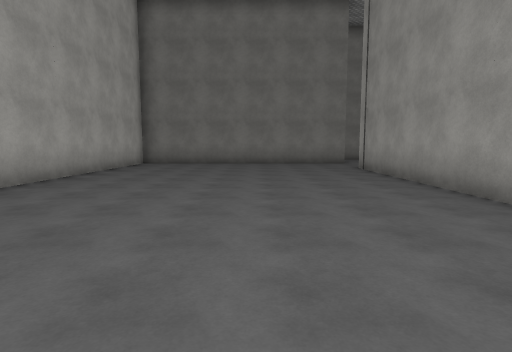
View 1 (above)

19 first-person views from a walk through a 3-D level made in the Unity game engine. The camera is 1.5 m above the floor, tilts 6° down and sees 80° across. The floor is counted in squares, 2 m on a side. Each view is taken from the middle of a square. On the plan, view 1 faces up. The plan holds only what a view shows up to about 10 squares ahead; the rest is blank. The place goes on beyond the plan. The player character is not drawn. Surface patterns are stand-ins for the level's own textures.

View 2
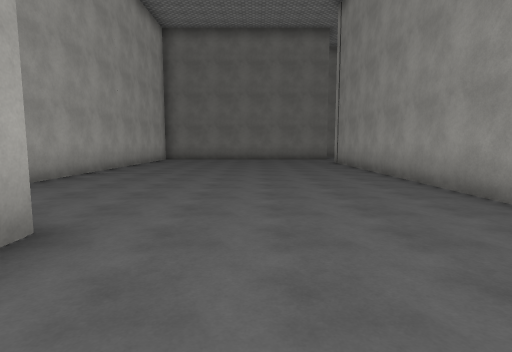

View 3
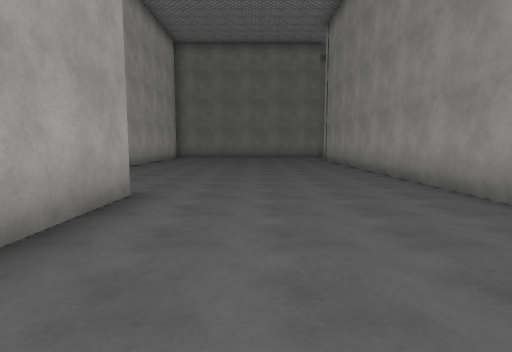

View 4
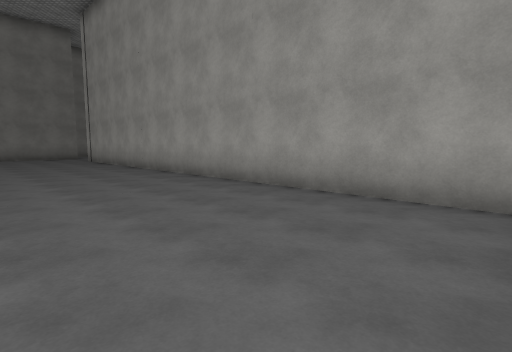

View 5
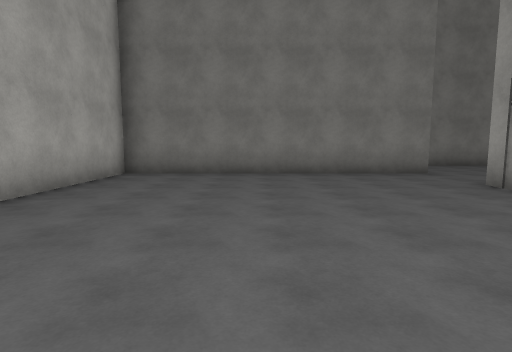

View 6
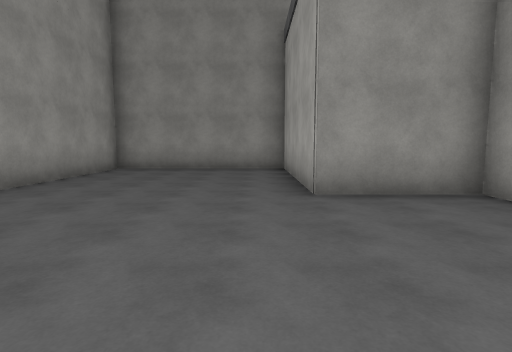

View 7
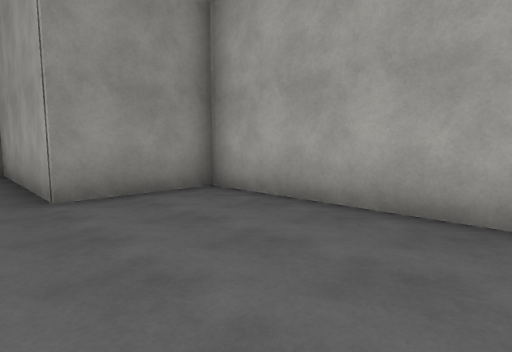

View 8
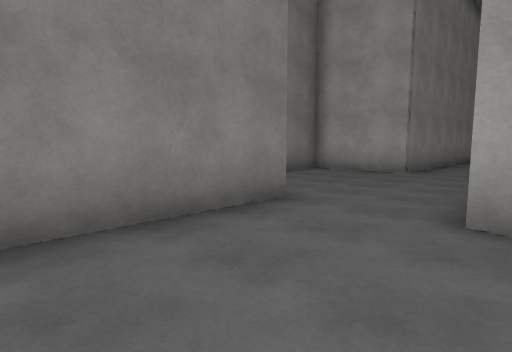

View 9
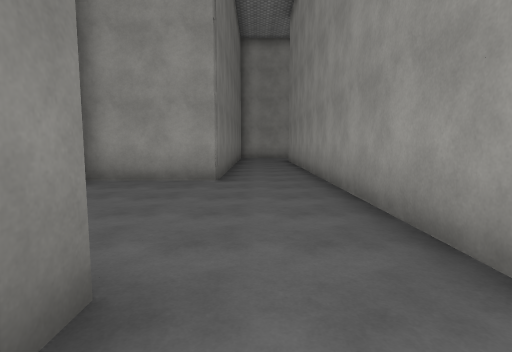

View 10
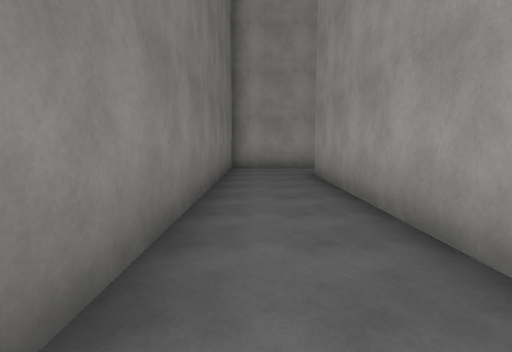

View 11
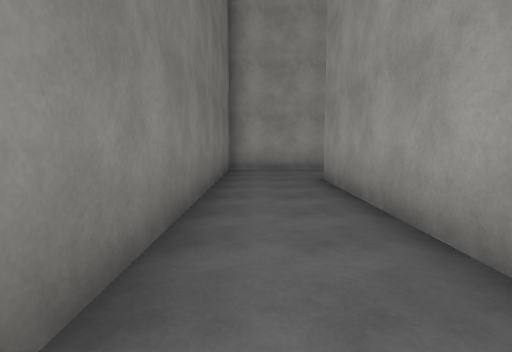

View 12
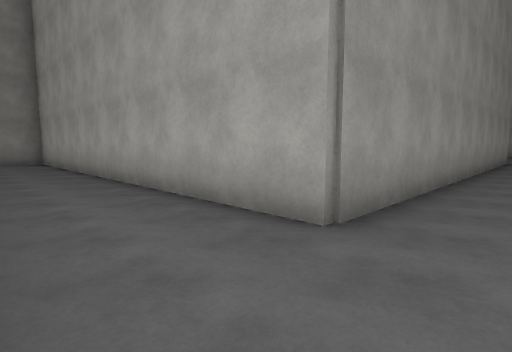

View 13
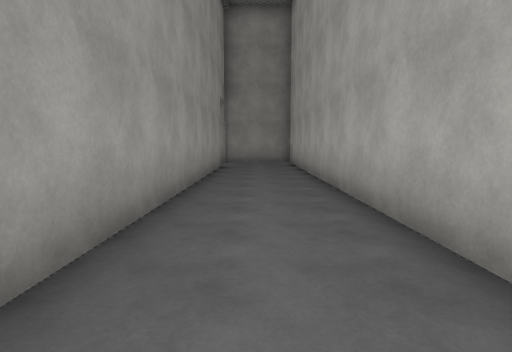

View 14
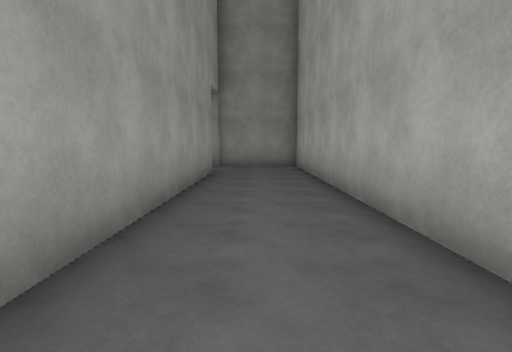

View 15
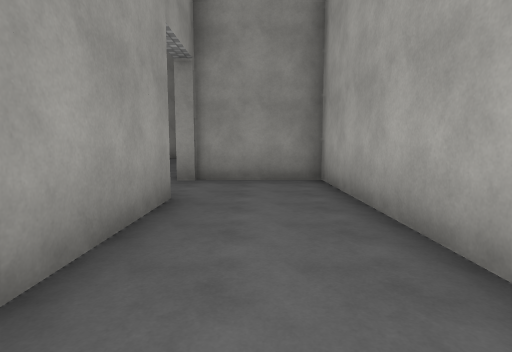

View 16
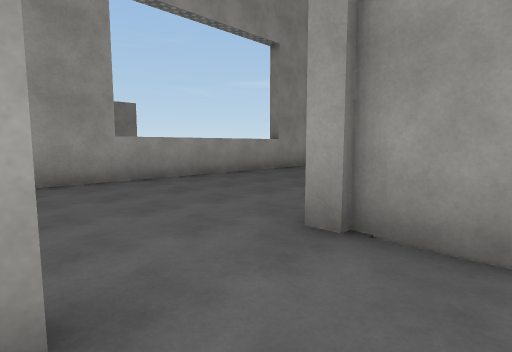

View 17
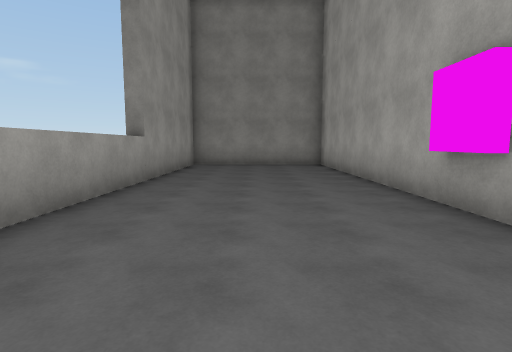

View 18
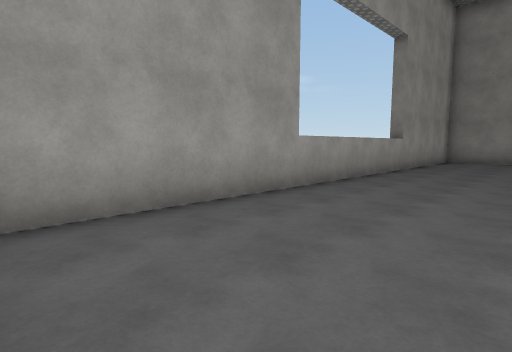

View 19
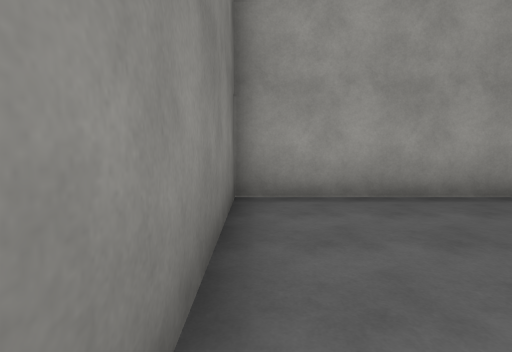

### Floor plan
Points are (right, up) in squares from view 1. A wall is a line through its corners. A room is listed if a view was taken in it or the views show most of it. See-through windows are left out.
Room 1 (views 1, 2, 3, 4, 5, 6, 7, 8, 9)
walls: (3.6, 9.6) (4.6, 9.6); (3.5, 11.8) (-4.4, 11.8) (-4.4, -0.5) (-1.9, -0.5) (-1.9, -5.3) (3.3, -5.3) (3.3, 9.6)
ways out: opening at (3.5, 10.5) to room 2
Room 2 (views 10, 11, 12, 13, 14, 15, 16)
walls: (4.6, 9.6) (15.6, 9.6) (15.6, -2.4) (18.8, -2.4); (18.2, -0.2) (18.2, 11.8) (8.3, 11.8) (8.3, 14.5) (6.8, 14.5)
ways out: opening at (3.5, 10.5) to room 1; opening at (18, -1.5) to room 3
Room 3 (views 17, 18, 19)
walls: (18.8, -3.8) (18.8, -4.9); (18.6, -3.8) (18.6, -11.1); (23.3, -11) (23.3, 2.3) (19.3, 2.3)
ways out: opening at (18, -1.5) to room 2

Where each view was taken, in squares from view 1:
view 1: 0 up, 0 right, facing up
view 2: 3 down, 0 right, facing up
view 3: 5 down, 0 right, facing up
view 4: 5 down, 1 left, facing up-right
view 5: 4 up, 1 left, facing up
view 6: 4 up, 1 left, facing down
view 7: 4 up, 1 left, facing down-left
view 8: 9 up, 0 right, facing up-right
view 9: 11 up, 2 right, facing right
view 10: 11 up, 8 right, facing right
view 11: 11 up, 9 right, facing right
view 12: 11 up, 18 right, facing down-left
view 13: 10 up, 17 right, facing down
view 14: 8 up, 17 right, facing down
view 15: 4 up, 17 right, facing down
view 16: 0 up, 17 right, facing down-right
view 17: 1 down, 21 right, facing down
view 18: 2 up, 20 right, facing down-right
view 19: 2 up, 19 right, facing right
